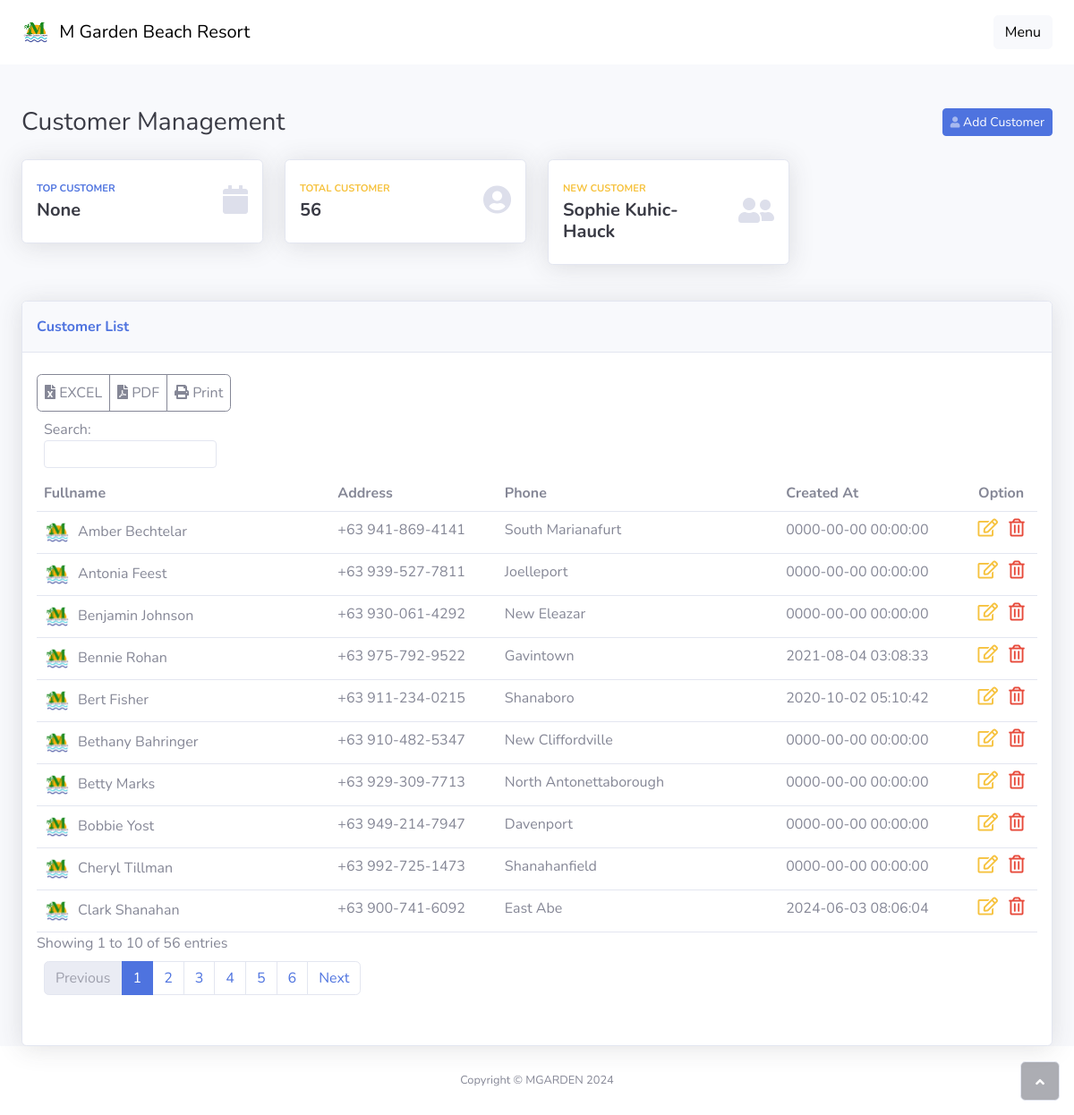
/customer.php (signed in), run on the app's committed database.
### tables this page shows
CREATE TABLE `customers` (
  `id` int(11) NOT NULL,
  `fullname` varchar(255) DEFAULT NULL,
  `address` varchar(255) DEFAULT NULL,
  `phone` varchar(255) DEFAULT NULL,
  `created_at` datetime DEFAULT current_timestamp()
);

### functions/data/get-data.php (called while the page is built, shortened)
    <?php
function get_total_customer(){
    global $db;
    $sql = "SELECT COUNT(*) AS total FROM customers";
    $statement = $db->prepare($sql);
    $statement->execute();
    $result = $statement->fetch();
    return $result['total'] ?? 0;
}
function new_customer(){
    global $db;
    $sql = "SELECT * FROM customers ORDER BY id DESC LIMIT 1";
    $statement = $db->prepare($sql);
    $statement->execute();
    $result = $statement->fetch();
    return $result['fullname'] ?? 'None';
}
function get_top_customer(){
    global $db;
    $sql = "SELECT c.fullname, COUNT(*) AS total FROM transactions t
        JOIN customers c ON t.customer_id = c.id
        WHERE t.status = 'Proceed'
        GROUP BY c.fullname
        ORDER BY total DESC
        LIMIT 1";
    $statement = $db->prepare($sql);
    $statement->execute();
    $result = $statement->fetch();
    return $result['fullname'] ?? 'None';
}

### functions/tables/datatables.php (the view, shortened to what this page needs)
<?php
include_once 'functions/connection.php';
include_once 'functions/data/get-data.php';
        ?>
    <?php
function customer_list(){
    global $db;
    $sql = 'SELECT * FROM customers ORDER BY fullname ASC';
    $stmt = $db->prepare($sql);
    $stmt->execute();
    $results = $stmt->fetchAll();
    foreach ($results as $row) {
        ?>
             <tr>
                <td><img class="rounded-circle me-2" width="30" height="30" src="assets/img/icon.png"><?php echo $row['fullname']; ?></td>
                <td><?php echo $row['phone'] ?></td>
                <td><?php echo $row['address'] ?></td>
                <td><?php echo $row['created_at'] ?></td>
                <td class="text-center">
                    <a data-bs-toggle="modal" data-bss-tooltip="" class="mx-1" href="#" data-bs-target="#update" data-id="<?php echo $row['id']?>" data-fullname="<?php echo $row['fullname']?>" data-address="<?php echo $row['address']?>" data-phone="<?php echo $row['phone']?>" title="Here you can update the customer Information."><i class="far fa-edit text-warning" style="font-size: 20px;"></i></a>
                    <a data-bs-toggle="modal" data-bss-tooltip="" class="mx-1" href="#" data-bs-target="#remove" data-id="<?php echo $row['id']?>" title="Here you can remove the customer."><i class="far fa-trash-alt text-danger" style="font-size: 20px;"></i></a>
                </td>
            </tr>
    <?php
    }
}
        ?>

### customer.php (shortened to what this page needs)
<?php
include_once 'functions/tables/datatables.php';
?>
<!DOCTYPE html>
<html data-bs-theme="light" lang="en">
<head>
    <link rel="stylesheet" href="assets/bootstrap/css/bootstrap.min.css">
    <link rel="stylesheet" href="assets/css/Nunito.css">
    <link rel="stylesheet" href="assets/fonts/fontawesome-all.min.css">
    <link rel="stylesheet" href="assets/css/Application-Form.css">
    <link rel="stylesheet" href="assets/css/Articles-Cards-images.css">
    <link rel="stylesheet" href="assets/css/bootstrap-select.min.css">
    <link rel="stylesheet" href="assets/css/Navbar-Centered-Links-icons.css">
</head>
<body id="page-top">
    <div id="wrapper">
        <div class="d-flex flex-column" id="content-wrapper">
            <nav class="navbar navbar-expand-md bg-body py-3 mb-5">
                <div class="container-fluid"><img src="assets/img/icon.png" width="32"><a class="navbar-brand d-flex align-items-center" href="#"><span>&nbsp; M Garden Beach Resort</span></a>
                    <div class="collapse navbar-collapse" id="navcol-2">
                        <ul class="navbar-nav ms-auto"></ul><button class="btn btn-light ms-md-2" data-bs-toggle="offcanvas" data-bss-tooltip="" data-bs-placement="left" type="button" data-bs-target="#offcanvas-menu" title="Here you can see all the menu list of the site such as (Dashboard, Customers, Rents and etc.).">Menu</button>
                    </div>
                </div>
            </nav>
            <div id="content">
                <div class="container-fluid">
                    <div class="d-sm-flex justify-content-between align-items-center mb-4">
                        <h3 class="text-dark mb-0">Customer Management</h3>
                        <a class="btn btn-primary btn-sm d-none d-sm-inline-block" role="button" href="#" data-bs-target="#add" data-bs-toggle="modal" data-bs-toggle="tooltip" data-bss-tooltip="" title="Heres you can add new customer."><i class="fas fa-user fa-sm text-white-50"></i>&nbsp;Add Customer</a>
                    </div>
                    <div class="row mb-3">
                        <div class="col-md-6 col-xl-3 mb-4">
                            <div class="card shadow border-start-primary py-2" data-bs-toggle="tooltip" data-bss-tooltip="" title="Here you can see your montly earnings.">
                                <div class="card-body">
                                    <div class="row align-items-center no-gutters">
                                        <div class="col me-2">
                                            <div class="text-uppercase text-primary fw-bold text-xs mb-1"><span>TOP CUSTOMER</span></div>
                                            <div class="text-dark fw-bold h5 mb-0"><span><?php echo get_top_customer() ?? 'None' ?></span></div>
                                        </div>
                                        <div class="col-auto"><i class="fas fa-calendar fa-2x text-gray-300"></i></div>
                                    </div>
                                </div>
                            </div>
                        </div>
                        <div class="col-md-6 col-xl-3 mb-4">
                            <div class="card shadow border-start-success py-2" data-bs-toggle="tooltip" data-bss-tooltip="" title="Heres your total customer registered.">
                                <div class="card-body">
                                    <div class="row align-items-center no-gutters">
                                        <div class="col me-2">
                                            <div class="text-uppercase text-warning fw-bold text-xs mb-1"><span>TOTAL CUSTOMER</span></div>
                                            <div class="text-dark fw-bold h5 mb-0"><span><?php echo get_total_customer() ?? 0 ?></span></div>
                                        </div>
                                        <div class="col-auto"><i class="fas fa-user-circle fa-2x text-gray-300"></i></div>
                                    </div>
                                </div>
                            </div>
                        </div>
                        <div class="col-md-6 col-xl-3 mb-4">
                            <div class="card shadow border-start-success py-2" data-bs-toggle="tooltip" data-bss-tooltip="" title="Heres your latest customer registered.">
                                <div class="card-body">
                                    <div class="row align-items-center no-gutters">
                                        <div class="col me-2">
                                            <div class="text-uppercase text-warning fw-bold text-xs mb-1"><span>NEW CUSTOMER</span></div>
                                            <div class="text-dark fw-bold h5 mb-0"><span><?php echo new_customer() ?? 'None' ?></span></div>
                                        </div>
                                        <div class="col-auto"><i class="fas fa-user-friends fa-2x text-gray-300"></i></div>
                                    </div>
                                </div>
                            </div>
                        </div>
                    </div>
                    <div class="card shadow">
                        <div class="card-header py-3">
                            <p class="text-primary m-0 fw-bold">Customer List</p>
                        </div>
                        <div class="card-body">
                            <div class="table-responsive table mt-2" id="dataTable-1" role="grid" aria-describedby="dataTable_info">
                                <table class="table my-0 table-display" id="dataTable">
                                    <thead>
                                        <tr>
                                            <th>Fullname</th>
                                            <th>Address</th>
                                            <th>Phone</th>
                                            <th>Created At</th>
                                            <th class="text-center">Option</th>
                                        </tr>
                                    </thead>
                                    <tbody>
                                       <?php customer_list(); ?>
                                    </tbody>
                                </table>
                            </div>
                        </div>
                    </div>
                </div>
            </div>
            <footer class="bg-white sticky-footer">
                <div class="container my-auto">
                    <div class="text-center my-auto copyright"><span>Copyright © MGARDEN 2024</span></div>
                </div>
            </footer>
        </div><a class="border rounded d-inline scroll-to-top" href="#page-top"><i class="fas fa-angle-up"></i></a>
    </div>
</body>
</html>

### data on the page
customers: fullname "Sophie Kuhic-Hauck"
customers: fullname "Amber Bechtelar", phone "+63 941-869-4141", address "South Marianafurt", created_at "0000-00-00 00:00:00"
customers: fullname "Antonia Feest", phone "+63 939-527-7811", address "Joelleport", created_at "0000-00-00 00:00:00"
customers: fullname "Benjamin Johnson", phone "+63 930-061-4292", address "New Eleazar", created_at "0000-00-00 00:00:00"
customers: fullname "Bennie Rohan", phone "+63 975-792-9522", address "Gavintown", created_at "2021-08-04 03:08:33"
customers: fullname "Bert Fisher", phone "+63 911-234-0215", address "Shanaboro", created_at "2020-10-02 05:10:42"
customers: fullname "Bethany Bahringer", phone "+63 910-482-5347", address "New Cliffordville", created_at "0000-00-00 00:00:00"
customers: fullname "Betty Marks", phone "+63 929-309-7713", address "North Antonettaborough", created_at "0000-00-00 00:00:00"
customers: fullname "Bobbie Yost", phone "+63 949-214-7947", address "Davenport", created_at "0000-00-00 00:00:00"
customers: fullname "Cheryl Tillman", phone "+63 992-725-1473", address "Shanahanfield", created_at "0000-00-00 00:00:00"
customers: fullname "Clark Shanahan", phone "+63 900-741-6092", address "East Abe", created_at "2024-06-03 08:06:04"

### other printed values
get_top_customer() "None"
get_total_customer() "56"
